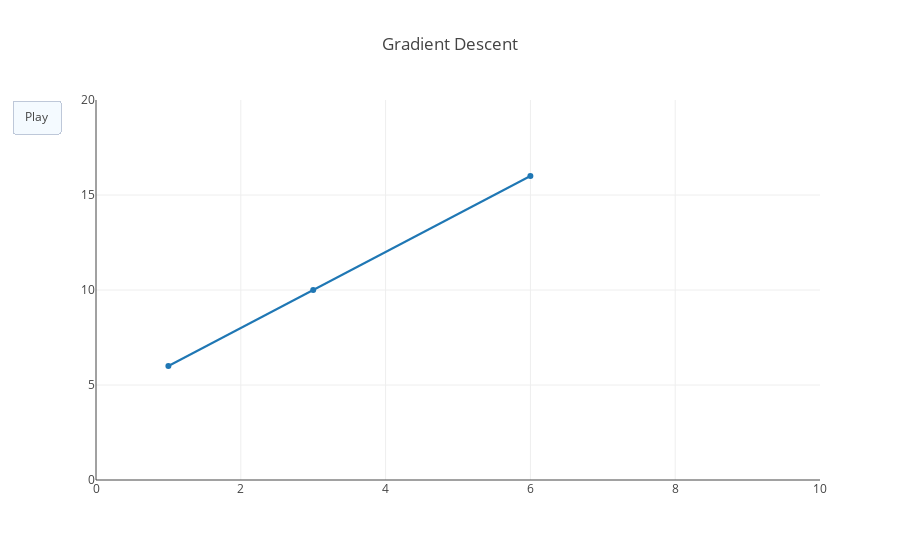

Notebook cell for this chart:
### Code cell
from plotly.offline import init_notebook_mode, iplot
from IPython.display import display, HTML

init_notebook_mode(connected=True)

figure = {'data': [{'x': x.flatten(), 'y': y.flatten()}],
          'layout': {'xaxis': {'range': [0, 10], 'autorange': False},
                     'yaxis': {'range': [0, 20], 'autorange': False},
                     'title': 'Gradient Descent',
                     'updatemenus': [{'type': 'buttons',
                                      'buttons': [{'label': 'Play',
                                                   'method': 'animate',
                                                   'args': [None]}]}]
                    },
          'frames': li }
# figure['frames']

iplot(figure)

### Figure 1 — Plotly figure (JSON) as saved in the notebook; plotly's stock layout.template omitted (floating-point values rounded to 4 significant figures)
{"data": [{"type": "scatter", "uid": "52fa167a-c514-4ddd-a176-93e5cb908b6e", "x": [1, 3, 6], "y": [6, 10, 16]}], "layout": {"title": {"text": "Gradient Descent"}, "updatemenus": [{"buttons": [{"args": [null], "label": "Play", "method": "animate"}], "type": "buttons"}], "xaxis": {"autorange": false, "range": [0, 10]}, "yaxis": {"autorange": false, "range": [0, 20]}}}
